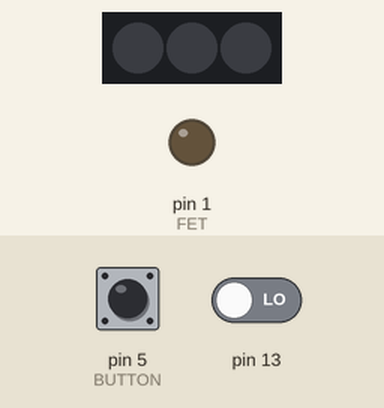
This sketch was run on a simulated Arduino Mega 2560, built with avr-gcc and run on an emulated ATmega2560. Parts: 3 RGB LEDs in strip order, left to right, output pins drawn as LEDs (lit = HIGH). The inputs (shaded band) are chosen by the test bench; at power-on: pin 13 LOW, pin 5 (BUTTON) HIGH. Dim RGB values are drawn brighter than linear; sleep ends after the set time or at an interrupt; random numbers use the default seed unless the sketch sets one.

Above: at 1.7 s.
1.8 s: pin 13 driven HIGH
At 2.25 s:
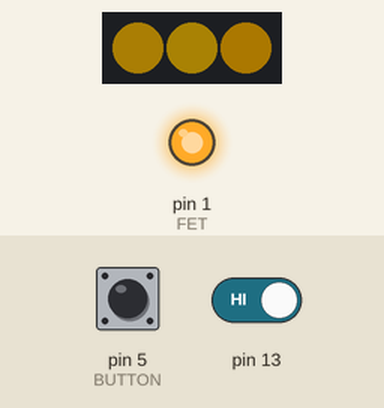
4.8 s: pin 5 (BUTTON) pulled LOW for 3.2 s
At 8.25 s:
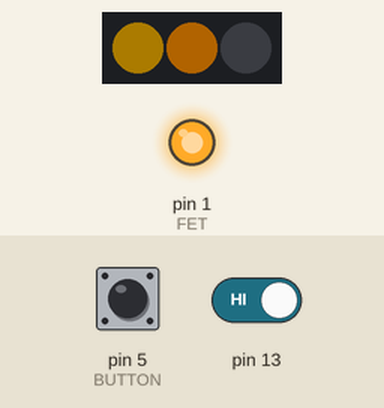
9.6 s: pin 5 (BUTTON) pulled LOW for 0.15 s
At 10.05 s:
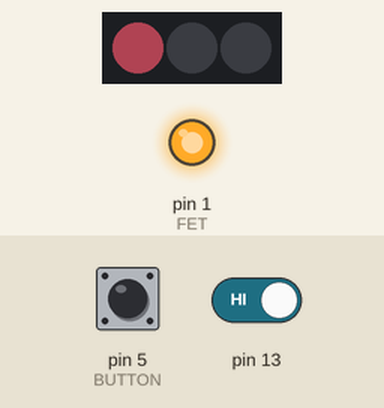
12.6 s: pin 5 (BUTTON) pulled LOW for 1 s
At 13.47 s:
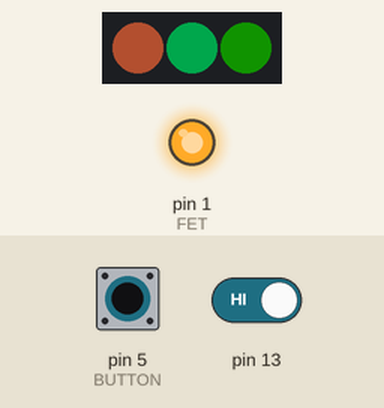
16.6 s: pin 5 (BUTTON) pulled LOW for 0.15 s
At 17.05 s:
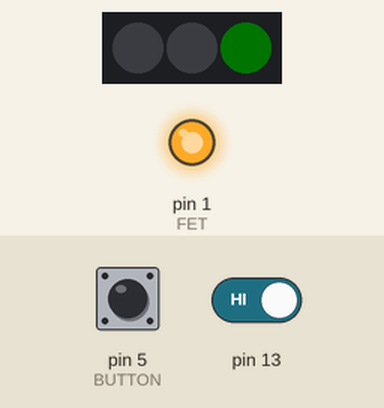
19.6 s: pin 5 (BUTTON) pulsed LOW 5 times (0.12 s each, 0.3 s apart)
At 20.07 s:
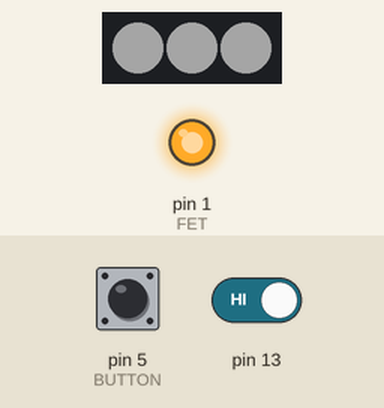
Timing chart, 0 to 23.7 s (numbered marks = the images above; inputs shaded):
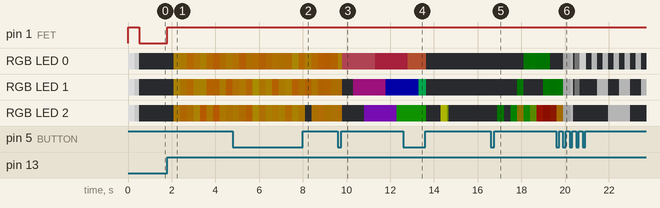

The sketch:

vegaedge.ino
```cpp
/*

Based on code from the Vega Edge Kickstarter project, heavily modified.
- for more information see http://www.vegalite.com/nerds .

Thanks Angella Mackey, David NG McCallum, Johannes Omberg, and other smart people.

-- Michael Cramer / @mikewebkist / cramer@webkist.com

*/

#include <avr/sleep.h>
#include <avr/interrupt.h>
#include <Adafruit_NeoPixel.h>

// Hardware parameters //

#define PIN 12
#define BUTTON 5
#define FET 1
#define NUMLEDS 3

unsigned long shutdownTimer;

// When all lights solid, actually dimmed to reduce strain on the battery.
const uint32_t solidBrightness = 192;
const uint32_t safetyBrightness = 255;
uint32_t fashionBrightness = 128;

// Flashing timing
int frameStep = 0;          // frame counter for flashing modes
long modeStartTime = millis();
const long sleepAfterSecs = 60 * 60 * 6; // 6 hours.

// Interface memorizing
boolean buttonState;             // the current reading from the input pin

// Things to remember
int state = 99; // What state of the program are we in?
int pressed = 0;
int firstPressedTime;    // how long ago was the button pressed?
uint32_t currentLEDvalue[NUMLEDS];
byte colorMask[3] = { 255, 255, 255 };

Adafruit_NeoPixel strip = Adafruit_NeoPixel(NUMLEDS, PIN, NEO_GRB + NEO_KHZ800);

void setup() {
    // setup_watchdog(9);
    // ADCSRA &= ~_BV(ADEN); //disable ADC

    pinMode(FET,OUTPUT);
    digitalWrite(FET,HIGH); //setup FET

    pinMode(PIN,OUTPUT);
    digitalWrite(PIN,LOW); //setup LED signal bus

    pinMode(BUTTON,INPUT_PULLUP);

    randomSeed(analogRead(A8)+analogRead(A7));

    strip.begin();

    startupFlash(); // flash to show that the programme's started

    // state = 99; // Start asleep.
}

long lastDebounceTime = 0;
boolean lastButtonState = HIGH;
boolean fromSleep = false;

void loop() {
    // fashionBrightness = (analogRead(A9) >> 1) + (safetyBrightness >> 3);

    // Button debounce: still end up with buttonState having the
    // proper value, it just may take a few loop()s.
    boolean newButtonState = digitalRead(BUTTON);
    if (newButtonState != lastButtonState) {
        lastDebounceTime = millis();
    }

    if ((millis() - lastDebounceTime) > 50) { // debounce delay: 50ms
        buttonState = newButtonState;
    }

    lastButtonState = newButtonState;

    if (buttonState == LOW) {
        pressed = 1;
    } else if (pressed == 1 && buttonState == HIGH) {
        if(fromSleep) { // Don't change mode when waking.
            fromSleep=false;
        } else {
            state++;
        }
        pressed = 0;
        // The number of modes
        if (state > 0) { // Turn everthing off when switching to a blinking mode.
            modeStartTime = millis();
            for(int i=0; i<NUMLEDS; i++) {
                currentLEDvalue[i] = 0; // set current value to 0 so that we can fade up.
            }
        }
    }

    // All of the states set the currentLEDvalue, here we set the LEDs from those values
    for(int i=0; i<NUMLEDS; i++) {
        strip.setPixelColor(i, currentLEDvalue[i]);
    }
    strip.show();

    // Go to sleep if running for more than N seconds.
    if((millis() - modeStartTime) > (sleepAfterSecs * 1000)) {
        goToSleep();
    }

    if (state > 0 && state < 99) {
        doFlashing(state);
    }

    // Last mode, go to sleep.
    else if (state == 99) {
        state = 1;
        goToSleep();
    }
}

boolean anyLit() {
    for(int i=0; i<NUMLEDS; i++) {
        if(currentLEDvalue[i] > 0) { return true; }
    }
    return false;
}

uint32_t fadeDown(uint32_t val) { return fadeDown(val, 0); }
uint32_t fadeDown(uint32_t val, uint32_t lowVal) {
    uint32_t r = (val >> 16) & 0xff;
    uint32_t g = (val >> 8) & 0xff;
    uint32_t b = val & 0xff;
    if(r > lowVal) { r--; }
    if(g > lowVal) { g--; }
    if(b > lowVal) { b--; }
    return r << 16 | g << 8 | b;
}

uint32_t fadeUp(uint32_t val) { return fadeUp(val, 255); }
uint32_t fadeUp(uint32_t val, uint32_t highVal) {
    uint32_t r = (val >> 16) & 0xff;
    uint32_t g = (val >> 8) & 0xff;
    uint32_t b = val & 0xff;
    if(r < highVal) { r++; }
    if(g < highVal) { g++; }
    if(b < highVal) { b++; }
    return r << 16 | g << 8 | b;
}

void startupFlash() {
    // v 3.2.2 flash pattern
    for(int j=0; j<2; j++) {
        for(int k = solidBrightness; k > 0; k--) {
            for(int i=0; i<NUMLEDS; i++) {
                strip.setPixelColor(i, doGamma(k));
            }
            strip.show();
            delay(1);
        }
    }
}

void goToSleep(void) {
    for(int i=0; i<NUMLEDS; i++) {
        strip.setPixelColor(i, 0);
    }
    strip.show();

    digitalWrite(FET, LOW); // turn off FET

    set_sleep_mode(SLEEP_MODE_PWR_DOWN);
    sleep_enable();
    PCMSK0 |= _BV(PCINT7);  // button is connected to PCINT7
    PCIFR  |= _BV(PCIF0);   // clear any outstanding interrupts for PCINT[7:0]
    PCICR  |= _BV(PCIE0);   // enable pin change interrupts for PCINT[7:0]

    byte adcsra = ADCSRA;   // save ADCSRA
    ADCSRA &= ~_BV(ADEN);   // disable ADC
    cli();                  // stop interrupts to ensure the BOD timed sequence executes as required
    sleep_bod_disable();    // disable brown out detection
    sei();                  // ensure interrupts enabled so we can wake up again
    sleep_cpu();            // go to sleep
    sleep_disable();        // wake up here
    PCMSK0 &= ~_BV(PCINT7); // turn off interrupts for PCINT7
    fromSleep = true;
    digitalWrite(FET,HIGH); // turn FET back on
    ADCSRA = adcsra;        // restore ADCSRA
    modeStartTime = millis();
}

EMPTY_INTERRUPT(PCINT0_vect);
```

fadePatterns.ino
```cpp
void doFlashing(int flash_type) {
    switch(flash_type) {
        case 1: candle(); break;
        case 2: softNoise(); break;
        case 3: fireflies(); break;
        case 4: flickerSunrise(); break;
        case 5: goSolid(safetyBrightness); break;
        case 6: goSolid(fashionBrightness); break;
        case 7: mackeySpecial(); break;
        case 8: chasingMode(); break;
        case 9: binaryCount(); break;
        case 10: grayCount(); break;
        case 11: strobe(); break;
        default: state = 99; break;
    }
}

void goSolid(byte brightness) {
    for(int i=0; i<NUMLEDS; i++) {
        if(currentLEDvalue[i] < doGamma(brightness)) {
            currentLEDvalue[i] = fadeUp(currentLEDvalue[i], doGamma(brightness) & 0xff);
        } else if(currentLEDvalue[i] > doGamma(brightness)) {
            currentLEDvalue[i] = fadeDown(currentLEDvalue[i], doGamma(brightness) & 0xff);
        }
    }
    delay(3);
}

void chasingMode() {
    for(int i=0; i<NUMLEDS; i++) {
        currentLEDvalue[i] = doGamma(getChase(frameStep, i % 3));// * fashionBrightness / 255);
    }
    delay(3);
    frameStep = (frameStep + 1) % 256;  // reset! consider variable-length flash pattern, then 255 should be something else.
}

void mackeySpecial() {
    currentLEDvalue[1] = 0;
    static int fadeDir = 1;

    long time = (millis() - modeStartTime) % 1700;
    long fadeVal = 0;
    long flashVal = 0;

    // Fade in
    if (time < 750) { fadeVal = time * safetyBrightness / 1500; flashVal = 0; }
    // Fade out
    else if (time >= 750 && time < 1500)  { fadeVal = (750 - (time - 750)) * safetyBrightness / 1500; flashVal = 0; }
    // Turn on middle
    else if (time >= 1500 && time < 1600) { fadeVal = 0; flashVal = safetyBrightness; }
    // Turn off middle
    else if (time >= 1600 && time < 1700) { fadeVal = 0; flashVal = 0; }


    currentLEDvalue[0] = doGamma(fadeVal);
    currentLEDvalue[2] = doGamma(flashVal);
    currentLEDvalue[1] = doGamma(fadeVal);
}

void strobe() {
    /*
    20 annoying cyclist
    50 even more annoying
    100 emergency blinker
    */

    static int goNow;
    goNow = millis()/100;
    currentLEDvalue[0] = doGamma((goNow % 2) != 0 ? 255 : 0);
    currentLEDvalue[1] = doGamma((goNow % 2) != 0 ? 255 : 0);
    currentLEDvalue[2] = doGamma((goNow % 2) != 0 ? 255 : 0);
}

void noise() {
    currentLEDvalue[0] = doGamma(random(fashionBrightness));
    currentLEDvalue[1] = doGamma(random(fashionBrightness));
    currentLEDvalue[2] = doGamma(random(fashionBrightness));
}

void softNoise() {
    /*
    50 fire-like flicker
    10 spzzy fire
    100 still firelike
    200
    */
    //int counter = (millis()/200)%3;
    if ((millis() - modeStartTime) % 500 == 0) { // only change on the 500ms boundary
        currentLEDvalue[((millis() - modeStartTime) / 50) % NUMLEDS] = doGamma(random(fashionBrightness),random(fashionBrightness),random(fashionBrightness));
    }
}

void candle() {
    /*
    50 fire-like flicker
    10 spzzy fire
    100 still firelike
    200
    */
    uint32_t r = 128 - random(24);
    uint32_t g = 96 - random(8);
    uint32_t b = random(16);

    currentLEDvalue[(millis()/50) % NUMLEDS] = doGamma(r, g, b);
}

void fireflies() {
    static int flyTime = 10000;      // max time between flashes on an LED
    static long nextFly[3] = { random(flyTime) + modeStartTime, random(flyTime) + modeStartTime, random(flyTime) + modeStartTime };
    static long timeNow;
    static long fadeOn;

    timeNow = millis();

    if(timeNow > fadeOn) {
        if(anyLit()) {
            for(int i=0; i<NUMLEDS; i++) {
                if(currentLEDvalue[i] > 0) {
                    currentLEDvalue[i] = fadeDown(currentLEDvalue[i]);
                }
            }
            fadeOn = timeNow + 5; // fade by one every 5 millis.
        }
    }

    // flash the fly if its wait time has passed
    for (int x=0; x<NUMLEDS; x++){
        if (timeNow > nextFly[x]) {
            currentLEDvalue[x] = doGamma(fashionBrightness - random(fashionBrightness / 25), fashionBrightness, random(fashionBrightness / 10));
            nextFly[x] = timeNow + random(flyTime);
        }
        // else if ((timeNow - nextFly[x]) > flyTime) {    // eliminate weird persistence from previous iterations
        //     nextFly[x] = timeNow + random(flyTime);
        // }
    }
}

void flickerSunrise() {
    int counter = (millis()/20)%256;

    // fade
    currentLEDvalue[0] = doGamma(0, random(counter) >> 2, 0);
    currentLEDvalue[1] = doGamma(0, random(counter) >> 2, 0);
    currentLEDvalue[2] = doGamma(random(counter), random(counter), 0);
}

void binaryCount() {
    static int n = 0;
    const unsigned long nextIncrement = 250;
    static unsigned long nextTime = 0;
    unsigned long timeNow;

    timeNow = millis();
    if (timeNow > nextTime) {
        for(int i=0; i<NUMLEDS; i++) {
            currentLEDvalue[i] = doGamma(((n >> i) & 1) * fashionBrightness);
        }
        n = ++n % 8;
        nextTime = timeNow + nextIncrement;
    }
}

void grayCount() {
    // http://en.wikipedia.org/wiki/Gray_code
    static int n = 0;
    const unsigned long nextIncrement = 250;
    static unsigned long nextTime = 0;
    unsigned long timeNow;

    timeNow = millis();
    if (timeNow > nextTime) {
        int x = n - 1;
        x = x ^ (x >> 1);
        for(int i=0; i<NUMLEDS; i++) {
            currentLEDvalue[i] = doGamma(((x >> i) & 1) * fashionBrightness);
        }
        n++;
        nextTime = timeNow + nextIncrement;
    }
}

// void johnsonCounter() {
//     // http://en.wikipedia.org/wiki/Ring_counter#Four-bit_ring_counter_sequences
//     static byte n = 0;
//     const unsigned long nextIncrement = 100;
//     static unsigned long nextTime = 0;
//     unsigned long timeNow;
//
//     timeNow = millis();
//     if (timeNow > nextTime) {
//         // Take LSB, flip it, move it to MSB, shift byte right 1 bit.
//         n = (n & 1 ^ 1) << 2 | n >> 1;
//         currentLEDvalue[0] =  (n &  1)      * fashionBrightness;
//         currentLEDvalue[1] = ((n >> 1) & 1) * fashionBrightness;
//         currentLEDvalue[2] = ((n >> 2) & 1) * fashionBrightness;
//         nextTime = timeNow + nextIncrement;
//     }
// }
```

Source omitted: gamma.ino (data table, 5576 bytes)

Measured:
- after the input at 1.8 s, pin 1 (FET): LOW → HIGH at once; RGB LED 0: off → RGB(46, 34, 1) after 0.30 s, → RGB(47, 33, 0) 0.30 s later, → RGB(63, 36, 0) 0.30 s later, → RGB(54, 35, 1) 0.30 s later, … (9 changes in this stretch)
